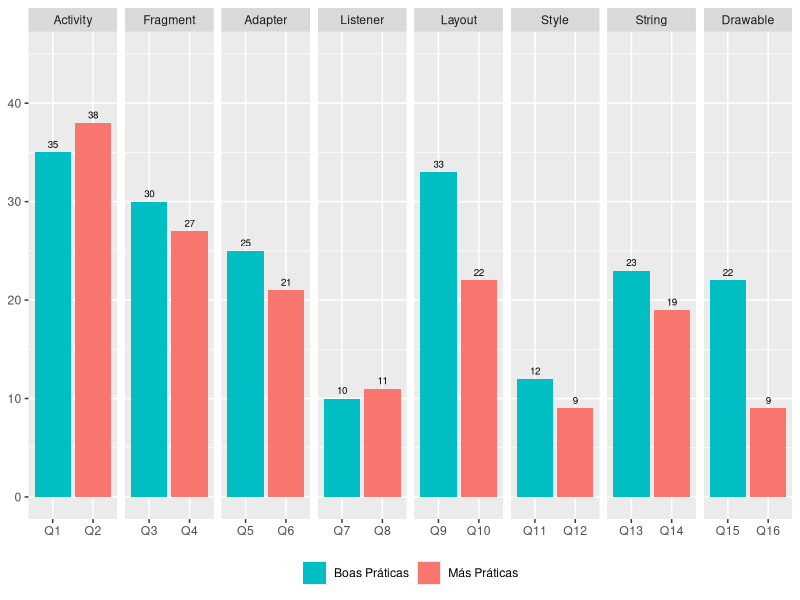

Write the R code that produced this figure.
library(ggplot2)
library(dplyr)
library(reshape2)
library(forcats)


df <- read.table(text="Elemento   Questao  Tipo   Total
                        Activity  Q1  'Boas Pr\uE1ticas' 35
                        Activity  Q2  'M\uE1s Pr\uE1ticas'  38
                        Fragment  Q3  'Boas Pr\uE1ticas' 30
                        Fragment  Q4  'M\uE1s Pr\uE1ticas'  27
                        Adapter   Q5  'Boas Pr\uE1ticas' 25
                        Adapter   Q6  'M\uE1s Pr\uE1ticas'  21
                        Listener  Q7  'Boas Pr\uE1ticas' 10
                        Listener  Q8  'M\uE1s Pr\uE1ticas'  11
                        Layout    Q9  'Boas Pr\uE1ticas' 33
                        Layout    Q10 'M\uE1s Pr\uE1ticas'  22
                        Style     Q11 'Boas Pr\uE1ticas' 12
                        Style     Q12 'M\uE1s Pr\uE1ticas'  9
                        String    Q13 'Boas Pr\uE1ticas' 23
                        String    Q14 'M\uE1s Pr\uE1ticas'  19
                        Drawable  Q15 'Boas Pr\uE1ticas' 22
                        Drawable  Q16 'M\uE1s Pr\uE1ticas'  9", header=TRUE)

df <- melt(df, id.var=c("Questao", "Elemento", "Tipo", "Total"))

ggplot(data=df, aes(x=fct_inorder(Questao), y=Total, fill=Tipo)) +
  geom_bar(stat="identity", position=position_dodge()) +
  coord_cartesian(ylim=c(0,45)) +
  theme(axis.title.x = element_blank(), axis.title.y = element_blank(),
        legend.position = "bottom", legend.title = element_blank()) +
  scale_fill_manual(values=c("#00bfc4", "#f8766d")) +
  geom_text(aes(label=Total), size=2.5, position=position_dodge(width=0.9), vjust=-0.55) +
  facet_grid(.~fct_inorder(Elemento),scales="free")